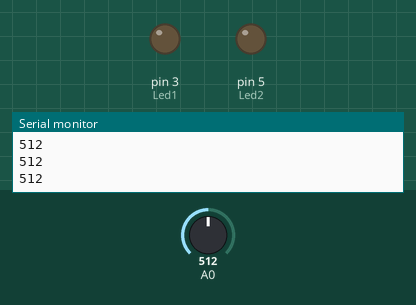
Recording of a sketch running on a simulated Arduino Uno, built with avr-gcc and run on an emulated ATmega328P. Shown: output pins drawn as LEDs (lit = HIGH), the last lines printed to the serial monitor. Inputs (shaded band) come from the test bench; at power-on: A0 = 512.

Above: at 1.2 s.
1.3 s: A0 set to 98
2.8 s: A0 set to 84
At 3.9 s:
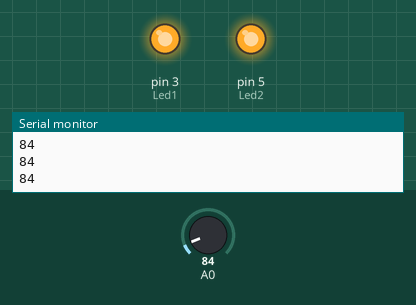
4.3 s: A0 set to 100
At 5.4 s:
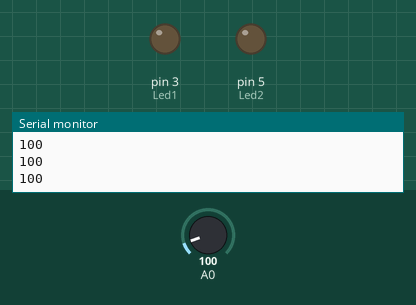
5.8 s: A0 set to 80
At 6.8 s:
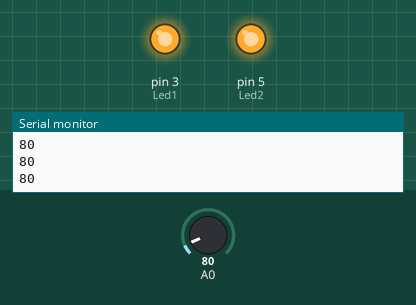
Timing chart, 0 to 8.3 s (numbered marks = the images above; inputs shaded):
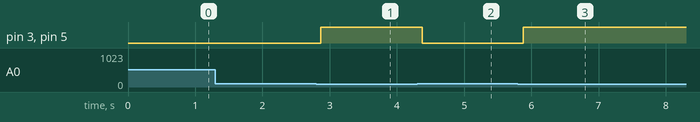

Measured:
- the behaviour switches between 91 and 90 on A0 (found by bisection; images 0 and 1)
- after the input at 2.8 s, pin 3 (Led1), pin 5 (Led2): LOW → HIGH after 0.07 s
- after the input at 4.3 s, pin 3 (Led1), pin 5 (Led2): HIGH → LOW after 0.07 s
- after the input at 5.8 s, pin 3 (Led1), pin 5 (Led2): LOW → HIGH after 0.08 s

The sketch:

lightdoublesensor.ino
```cpp
#define Led1 3
#define Led2 5

void setup() {
  pinMode(Led1,OUTPUT);
  pinMode(Led2,OUTPUT);
  Serial.begin(9600);
}

void loop() {
  int light = analogRead(A0);
  Serial.println(light);
  delay(50);
  if (light > 90){
    digitalWrite(Led1,LOW);
    digitalWrite(Led2,LOW);
  }
  else{
    digitalWrite(Led1,HIGH);
    digitalWrite(Led2,HIGH);
  }
}
```
